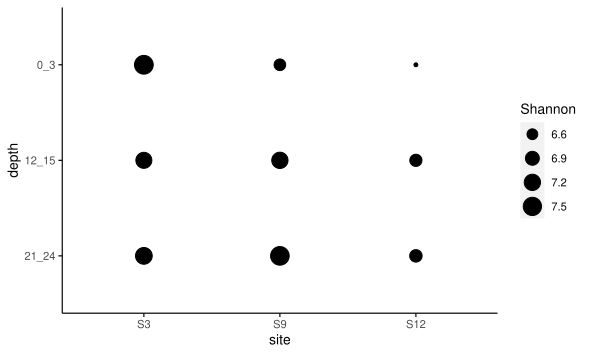

R code for this plot:
#!/usr/bin/env Rscript



data = "text_upload_file/b7cd91c7-2757-4b25-9137-723a1b956f9e.txt"
library(plyr)
library(ggplot2)
library(grid)
library(ggbeeswarm)
library(ggrepel)
library(htmlwidgets)
library(plotly)

# For all users
# devtools::install_github("Tong-Chen/ImageGP")
# For chinese users
# devtools::install_git("https://gitee.com/ct5869/ImageGP.git")
library(ImageGP)


xvariable = "site"
yvariable = "depth"
label_variable = "NULL"
xvariable_order = "S3,S9,S12"
yvariable_order = "21_24,12_15,0_3"
color_variable_order = "NULL"
shape_variable_order = "NULL"
manual_color_vector = "NULL"
log_variables = "NULL"
log_transform = "log2"
size_variable = "Shannon"
shape_variable = "NULL"
color_variable = "NULL"
alpha = 1
saveppt = FALSE
savehtml = FALSE
smooth_method = "no smooth"
line_size = 1
jitter = FALSE
jitter_text = FALSE
scale_size_min = NULL
scale_size_max = NULL
coordinate_flip = FALSE
legend.position = "right"
xtics_angle = 0
title = "NULL"
x_label = "NULL"
y_label = "NULL"
label_font_size = 3
facet = "NULL"
nrow = NULL
ncol = NULL
scales = "fixed"
scale_y_way = ""
zoom_split = FALSE
zoom_xlim = "NULL"
zoom_ylim = "NULL"
width = 15
height = 9
outputprefix = "user/_visitors/result_output/scatter_plot2023-01-08_19:48:41/6dd6dcf2-5ef5-4f53-af92-4b5aefcbd450"
outputpictype = "pdf"

if (!sp.is.null(zoom_xlim) || !sp.is.null(zoom_ylim)){
  library(ggforce)
}

if(!sp.is.null(zoom_xlim)){
	zoom_xlim = as.numeric(sp_string2vector(zoom_xlim))
} else {
  zoom_xlim = NULL
}

if(!sp.is.null(zoom_ylim)){
	zoom_ylim = as.numeric(sp_string2vector(zoom_ylim))
} else {
  zoom_ylim = NULL
}

if (outputprefix == "") {
  outputprefix = data
}

filename = paste0(outputprefix, '.scatter.', outputpictype)

xvariable_order =sp_string2vector(xvariable_order)
yvariable_order =sp_string2vector(yvariable_order)
color_variable_order =sp_string2vector(color_variable_order)
shape_variable_order =sp_string2vector(shape_variable_order)
manual_color_vector =sp_string2vector(manual_color_vector)

cat(sp_current_time(), "Starting...\n")

sp_scatterplot(
  data = data,
  xvariable = xvariable,
  yvariable = yvariable,
  label_variable = label_variable,
  xvariable_order = xvariable_order,
  yvariable_order = yvariable_order,
  color_variable_order = color_variable_order,
  shape_variable_order = shape_variable_order,
  manual_color_vector = manual_color_vector,
  log_variables = log_variables,
  log_transform = log_transform,
  size_variable = size_variable,
  geom_text_repel = geom_text_repel,
  shape_variable = shape_variable,
  color_variable = color_variable,
  point_hjust = point_hjust,
  smooth_method = smooth_method,
  line_size = line_size,
  alpha = alpha,
  jitter = jitter,
  jitter_text = jitter_text,
  scale_size_min = scale_size_min,
  scale_size_max = scale_size_max,
  coordinate_flip = coordinate_flip,
  legend.position = legend.position,
  xtics_angle = xtics_angle,
  title = title,
  x_label = x_label,
  y_label = y_label,
  label_font_size = label_font_size,
  facet = facet,
  nrow = nrow,
  ncol = ncol,
  scales = scales,
  scale_y_way = scale_y_way,
  zoom_split = zoom_split,
  zoom_xlim = zoom_xlim,
  zoom_ylim = zoom_ylim,
  height = height,
  width = width,
  filename = filename,
  saveppt = saveppt,
  savehtml = savehtml
)
cat(sp_current_time(), "Success.\n")
